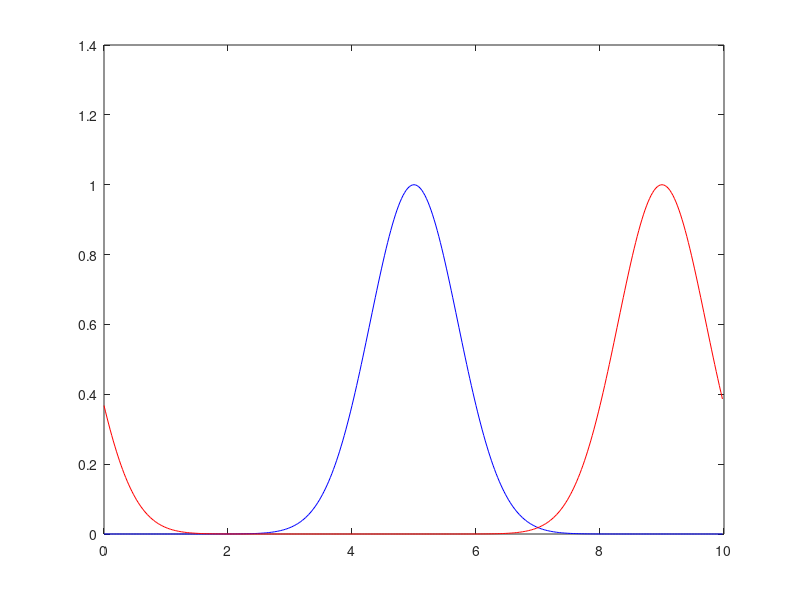

This chart was generated by the following MATLAB code:
clear all
close all
clc 
format long


L = 10;
N = 400;
T = 1;

u = 4

a1 = -u; % a1*T it says how much and in which direction we should go to take 
        % the sampelling point. if it is negative as in this case, it will
        % go forward, and if it's positive, it will go in negative
        % direction

         
        % a1 is the opposite of velocity, and in many exercises we will be
        % asked to interpret the opposite of velocity which is u

nmodes = 100;

h = L / N;

x = [0 : h : L-h]';

c0 = @(x) exp(-(x - L * 0.5) .^2 / (L * 0.1) .^2);


c0hat = fft(c0(x));

% mask = ones(N,1);
% mask(nmodes+2:N-nmodes) = 0
% 
%advection equation

omega = 2 * pi / L;
%  kk = [0;[1:N/2]';[-(N/2)+1):-1]'];

kk = [0 : N/2,(-N/2+1):-1]';
omegak = omega * kk ; % j is the imaginary unit


% dealing with zero source K
alphak =  a1 * omegak * j; % this is the order that matlab makes fft


chat = c0hat .* exp(alphak*T);



% solution of time t
% c = ifft(chat.*mask);

c = ifft(chat);

plot(x, c0(x), 'b', x, c, 'r')
